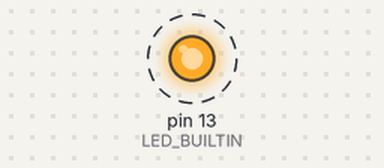
Simulated run of this sketch. Board: Arduino Uno, built with avr-gcc and run on an emulated ATmega328P. Shown: output pins drawn as LEDs (lit = HIGH). Dashed ring = blinking. What the sketch prints to the serial monitor is not drawn.

Above: at 0.4 s.
Timing chart, 0 to 3.9 s (numbered marks = the images above):
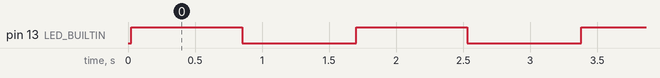

The sketch:

blink_pwm.ino
```cpp
// E-IDE Arduino Sample: Blink + Sine Wave PWM
// Generates a smooth sine wave and streams serial numeric data at 115200 baud
// for the E-IDE Serial Monitor & Plotter webview.

void setup() {
  Serial.begin(115200);
  pinMode(LED_BUILTIN, OUTPUT);
}

void loop() {
  static float angle = 0.0f;
  float sineVal = sin(angle);
  float cosineVal = cos(angle);

  // Print comma-separated numeric values for live multi-channel plotting
  Serial.print(sineVal, 3);
  Serial.print(",");
  Serial.println(cosineVal, 3);

  // Map sine wave to LED PWM brightness (0 - 255)
  int brightness = (int)((sineVal + 1.0f) * 127.5f);
  analogWrite(LED_BUILTIN, brightness);

  angle += 0.08f;
  if (angle >= 6.2831853f) {
    angle = 0.0f;
  }

  delay(20);
}
```

Measured:
- by itself, pin 13 (LED_BUILTIN): alternates HIGH for 0.83 s and LOW for 0.85 s
